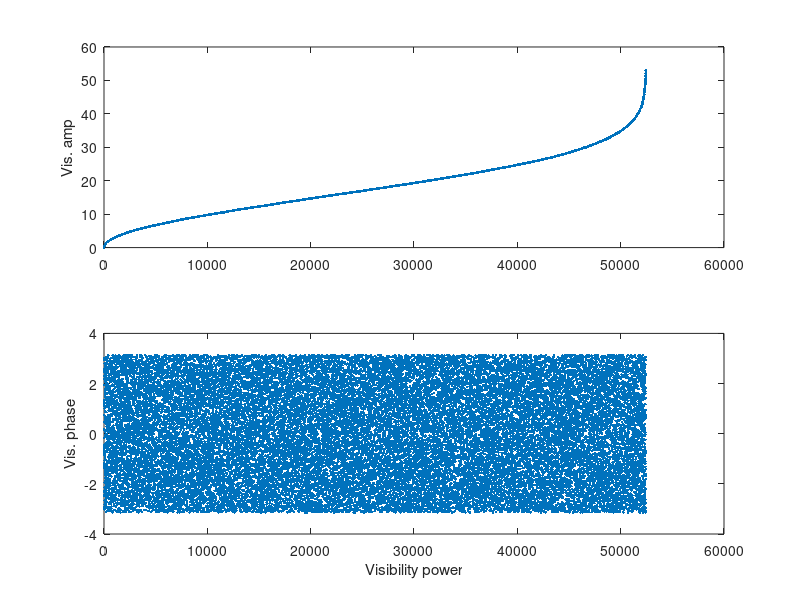

This figure's MATLAB source: (Note: this script raises an error after producing the figure.)
% Script to plot the phases generated by only point sources in a field.
% pep/04Feb14

npix = 256; % Map dimension
nfracvis = 0.8; % Fraction of visibilities sampled.
nvissamp = int32(nfracvis * npix *npix);
nptsrc = 10;
ptsrcamprng = [1, 10];
% ptsrcamp = ones (1, nptsrc); % All src with same amplitude;
ptsrcamp = ptsrcamprng(1)+(ptsrcamprng(2)-ptsrcamprng(1)).*rand (1, nptsrc);

map = zeros (npix);
xpos = int32(1 + (npix-1).*rand (1, nptsrc));
ypos = int32(1 + (npix-1).*rand (1, nptsrc));
for i = 1:nptsrc
  map(xpos(i), ypos(i)) = ptsrcamp(i);
end;

vis = fft2(map);

% Sampled visibility positions: Random sampling
xvis = int32(1 + (npix-1).*rand (1, nvissamp));
yvis = int32(1 + (npix-1).*rand (1, nvissamp));
sampvis = zeros (nvissamp, 1);
sampdis = zeros (nvissamp, 1);
viscen = npix/2; % Visibility plane center
for i = 1:nvissamp
  sampvis (i) = vis (xvis(i), yvis(i));
  sampdis (i) = sqrt(double ((xvis(i)-viscen).^2 + (yvis(i)-viscen).^2));
end;

% Plot phase as a function of visibility amplitude
vispwr = abs(sampvis);
[sortpwr, sortpwrind] = sort (vispwr, 1, 'ascend');
subplot (211); plot (abs(sampvis(sortpwrind)), '.');   ylabel ('Vis. amp');
subplot (212); plot (angle(sampvis(sortpwrind)), '.'); ylabel ('Vis. phase');
xlabel ('Visibility power');
samexaxis ('join', 'YLabelDistance' ,1.0);

% Plot phase as a function of visibility position from center.
figure;
[sortbline, sortblineind] = sort (sampdis, 1, 'ascend');
subplot (211); plot (abs(sampvis(sortblineind)), '.');   ylabel ('Vis. amp');
subplot (212); plot (angle(sampvis(sortblineind)), '.'); ylabel ('Vis. phase');
xlabel ('Bline length');
samexaxis ('join', 'YLabelDistance', 1.0);

% Regenerate map from sampled visibilities
%sampacm = zeros (npix);
%for i = 1:nvissamp
%	sampacm (
%end;
